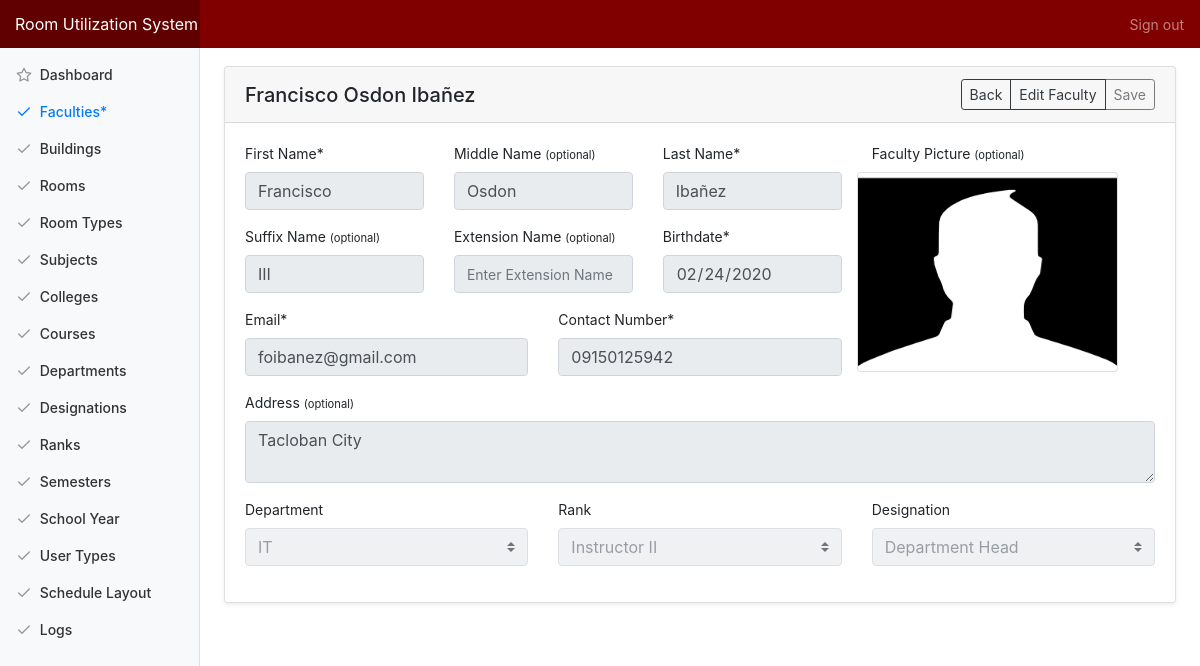
Page /admin/faculty_view/1 on the earlier database version.
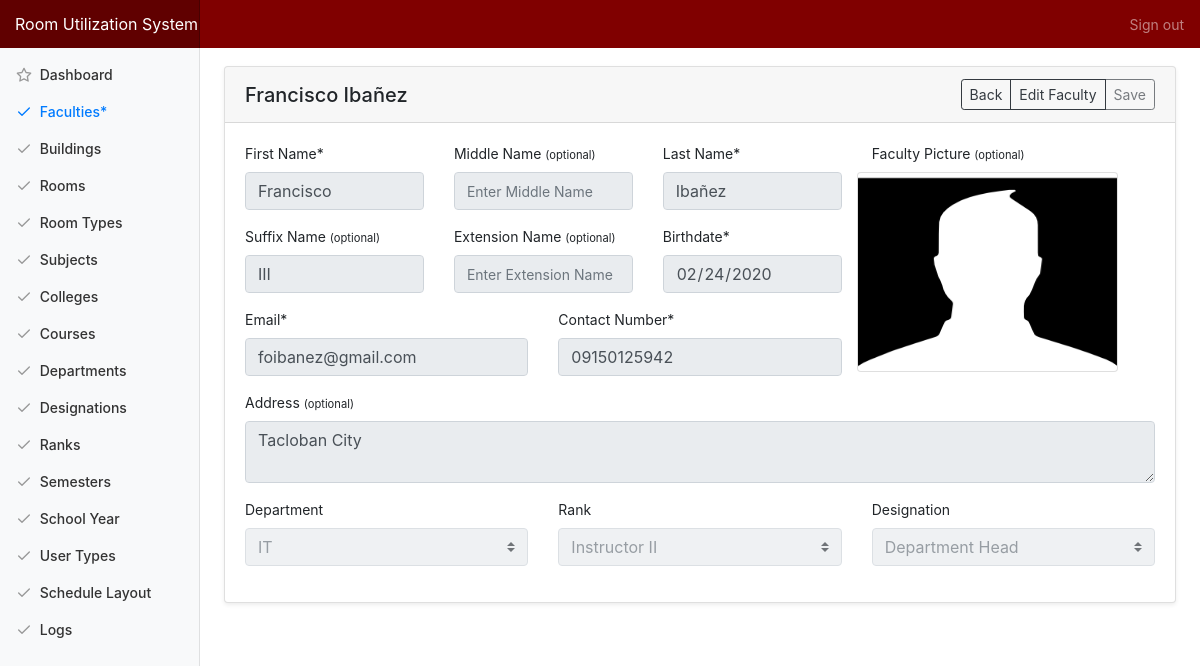
Same page on the later database version.
### tables this page shows
CREATE TABLE `tbl_faculty` (
  `faculty_id` int(10) NOT NULL,
  `identification` varchar(20) NOT NULL,
  `f_name` varchar(50) NOT NULL,
  `m_name` varchar(50) NOT NULL,
  `l_name` varchar(50) NOT NULL,
  `suffix_name` varchar(50) NOT NULL,
  `ext_name` varchar(50) NOT NULL,
  `contact_no` varchar(50) NOT NULL,
  `email` varchar(50) NOT NULL,
  `birth_date` varchar(50) NOT NULL,
  `address` varchar(50) NOT NULL,
  `image_src` varchar(255) NOT NULL DEFAULT 'avatar.png',
  `department_id` int(11) NOT NULL,
  `rank_id` int(11) NOT NULL,
  `designation_id` int(11) NOT NULL,
  `faculty_added` datetime NOT NULL DEFAULT current_timestamp(),
  `faculty_modified` datetime NOT NULL DEFAULT '0000-00-00 00:00:00' ON UPDATE current_timestamp()
);

### application/controllers/Admin.php (called while the page is built, shortened)
<?php
class Admin extends CI_Controller {
	public function faculty_view($id){
		$data['title'] = "Faculties";
		$data['faculty'] = $this->main_model->getFaculty($id);
		if($data['faculty']){
			$data['title2'] = $data['faculty'][0]['f_name'] . ' '. $data['faculty'][0]['m_name'] . ' ' . $data['faculty'][0]['l_name'];
			$data['departments'] = $this->main_model->getDepartments();
			$data['ranks'] = $this->main_model->getRanks();
			$data['designations'] = $this->main_model->getDesignations();
			$this->load->view('templates/header', $data);
			$this->load->view('admin/faculty_view');
			$this->load->view('templates/footer');
		} else {
			echo '404 Faculty not found';
		}
	}
}

### index.php (called while the page is built, shortened)
<?php
require_once BASEPATH.'core/CodeIgniter.php';

### application/models/Main_model.php (called while the page is built, shortened)
<?php defined('BASEPATH') OR exit('No direct script access allowed');
Class Main_model extends CI_Model{
	public function getFaculty($id){
		return $this->db->join('tbl_department', 'tbl_department.department_id=tbl_faculty.department_id')
										->join('tbl_rank', 'tbl_rank.rank_id=tbl_faculty.rank_id')
										->join('tbl_designation', 'tbl_designation.designation_id=tbl_faculty.designation_id')
										->where('tbl_faculty.faculty_id', $id)
										->get('tbl_faculty')->result_array();
	}
}

### application/views/admin/faculty_view.php (the view, shortened to what the changed rows need)
<div class="container-fluid">
  <div class="row">
    <main role="main" class="col-md-9 ml-sm-auto col-lg-10 pt-4 px-4 mb-3">
      <div class="card shadow-sm">
			  <h5 class="card-header d-flex justify-content-between align-items-center">
          <?=$title2?>
          <div class="btn-group">
          </div>
        </h5>
			  <div class="card-body">
          <?=form_open('admin/updateFaculty', 'id="frm_faculty_update"');?>
          <div class="row">
            <div class="col-md-8">
              <div class="row">
                <div class="col-md-4">
                  <div class="form-group">
                    <label>First Name*</label>
                    <input type="text" class="form-control focus formEdit" placeholder="Enter First Name" name="f_name" required value="<?=$faculty[0]['f_name']?>">
                  </div>
                </div>
                <div class="col-md-4">
                  <div class="form-group">
                    <label>Middle Name <small>(optional)</small></label>
                    <input type="text" class="form-control formEdit" placeholder="Enter Middle Name" name="m_name" value="<?=$faculty[0]['m_name']?>">
                  </div>
                </div>
                <div class="col-md-4">
                  <div class="form-group">
                    <label>Last Name*</label>
                    <input type="text" class="form-control formEdit" placeholder="Enter Last Name" name="l_name" required value="<?=$faculty[0]['l_name']?>">
                  </div>
                </div>
              </div>
              <div class="row">
                <div class="col-md-4">
                  <div class="form-group">
                    <label>Suffix Name <small>(optional)</small></label>
                    <input type="text" class="form-control formEdit" placeholder="Enter Suffix Name" name="suffix_name" value="<?=$faculty[0]['suffix_name']?>">
                  </div>
                </div>
                <div class="col-md-4">
                  <div class="form-group">
                    <label>Birthdate*</label>
                    <input type="date" class="form-control formEdit" name="birth_date" required value="<?=$faculty[0]['birth_date']?>">
                  </div>
                </div>
              </div>
              <div class="row">
                <div class="col-md-6">
                  <div class="form-group">
                    <label>Email*</label>
                    <input type="text" class="form-control formEdit" placeholder="Enter Last Name" name="email" required value="<?=$faculty[0]['email']?>">
                  </div>
                </div>
                <div class="col-md-6">
                  <div class="form-group">
                    <label>Contact Number*</label>
                    <input type="text" class="form-control formEdit" placeholder="Enter Contact Number" name="contact_no" required value="<?=$faculty[0]['contact_no']?>">
                  </div>
                </div>
              </div>
            </div>
            <div class="col-md-4">
               <div class="row">
                 <div class="card profile col-md-10 p-0" style="height: 200px;">
                   <img src="<?=base_url('assets/img/users/'.$faculty[0]['image_src'])?>" height="100%" width="100%" class="" id="image_src">
                 </div>
               </div>
            </div>
          </div>
          <div class="row">
            <div class="form-group col-md-12">
              <label>Address <small>(optional)</small></label>
              <textarea class="form-control formEdit" placeholder="Enter Faculty Address" name="address"><?=$faculty[0]['address']?></textarea>
            </div>
          </div>
          <?=form_close();?>
			  </div>
			</div>
   </main>
  </div>
</div>

Differences in the rows shown:
changed tbl_faculty "Francisco": m_name "Osdon" → (not shown)
Other differences:
$title2: "Francisco Osdon Ibañez" → "Francisco Ibañez"
